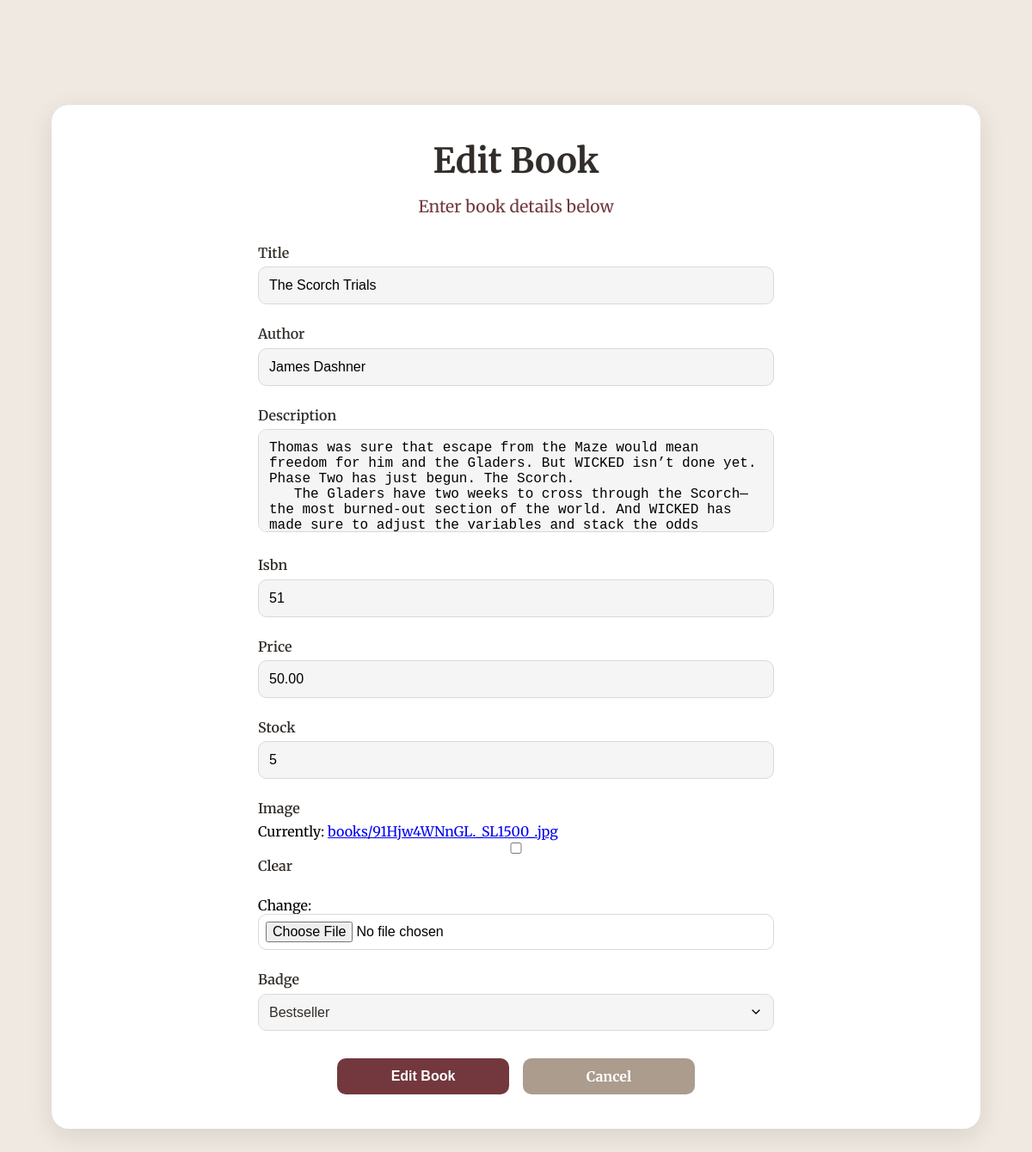
Page /library-admin/books/edit/38/ (signed in) on the earlier database version.
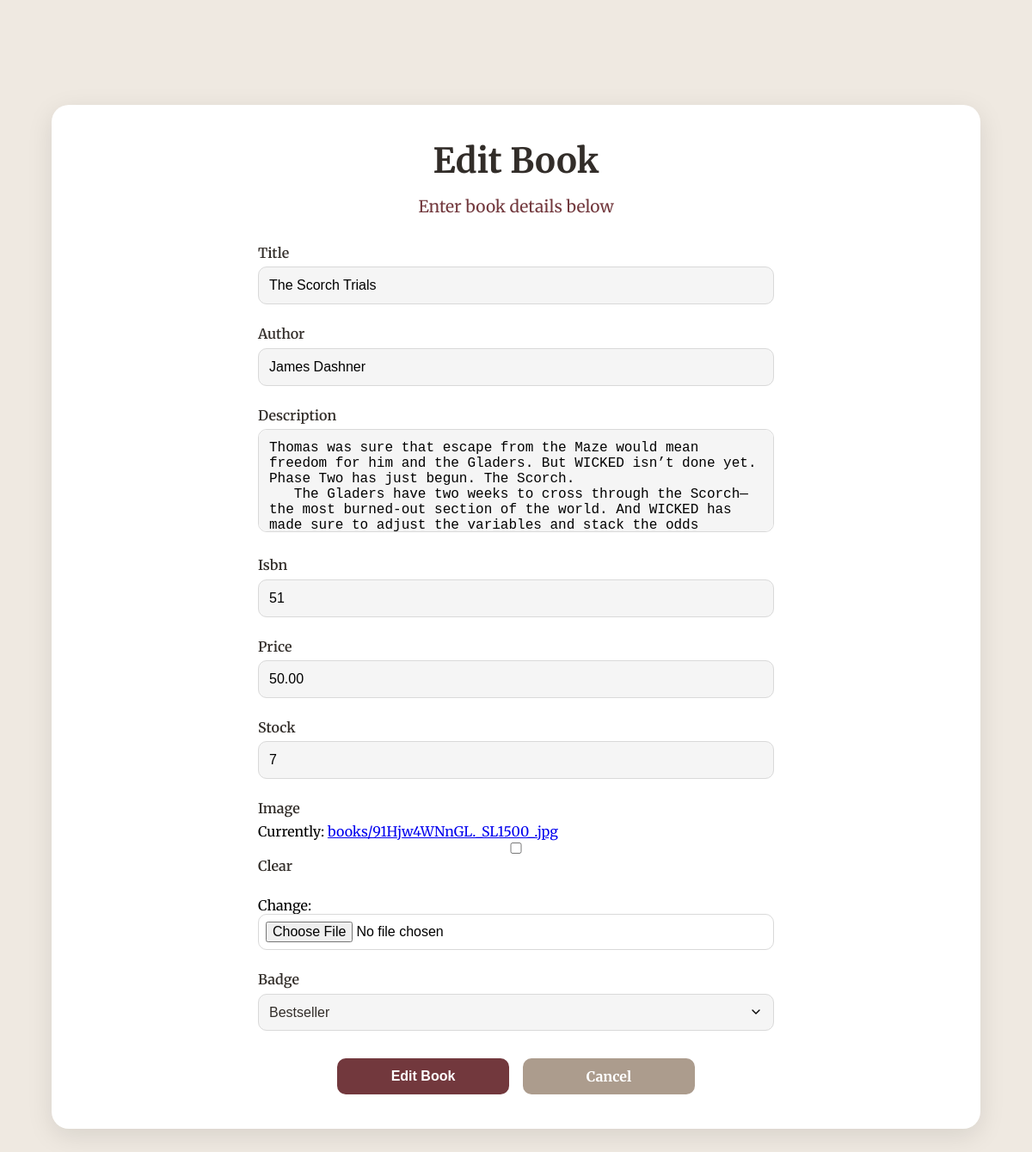
Same page on the later database version.
### books/models.py (models this page shows, shortened)
class Book(models.Model):
    BADGE_CHOICES = [
        ('new', 'New Release'),
        ('trending', 'Trending'),
        ('bestseller', 'Bestseller'),
        ('sale', 'On Sale'),
    ]
    title = models.CharField(max_length=200)
    author = models.CharField(max_length=200)
    description = models.TextField()
    isbn = models.CharField(max_length=13, unique=True, null=True, blank=True)
    price = models.DecimalField(max_digits=10, decimal_places=2, default=Decimal('0.00'))
    stock = models.IntegerField(default=0)
    image = models.ImageField(upload_to='books/', null=True, blank=True)
    created_at = models.DateTimeField(auto_now_add=True)
    updated_at = models.DateTimeField(auto_now=True, null=True)
    badge = models.CharField(max_length=20, choices=BADGE_CHOICES, null=True, blank=True)
    genres = models.ManyToManyField(Genre, related_name='books')
    total_borrows = models.IntegerField(default=0)
    average_rating = models.FloatField(default=0.0)

### books/views.py (the view)
# urls.py: path('edit/<int:id>/', views.edit_book, name='edit_book'),
@login_required
@user_passes_test(is_admin)
def edit_book(request, id):
    book = get_object_or_404(Book, id=id)
    if request.method == 'POST':
        form = BookForm(request.POST, request.FILES, instance=book)
        if form.is_valid():
            book = form.save()
            Notification.send_book_notification(
                notification_type='book_edited',
                book=book,
                admin_user=request.user,
                message=f"Book '{book.title}' has been updated"
            )
            messages.success(request, 'Book updated successfully!')
            return redirect('books_admin:admin_book_management')
    else:
        form = BookForm(instance=book)
    return render(request, 'books/book_form.html', {'form': form, 'book': book, 'action': 'Edit'})

### books/forms.py
class BookForm(forms.ModelForm):
    class Meta:
        model = Book
        fields = [
            'title',
            'author',
            'description',
            'isbn',
            'price',
            'stock',
            'image',
            'badge'
        ]
        widgets = {
            'description': forms.Textarea(attrs={'rows': 5}),
            'badge': forms.Select(choices=Book.BADGE_CHOICES),
        }

### books/views.py (called while the page is built)
def is_admin(user):
    return user.is_staff

### Templates/books/book_form.html (shortened to what this page needs)
{% extends 'books/base.html' %}
{% load widget_tweaks %}
{% load static %}
{% block content %}
<div class="container">
  <div class="form-section">
    <h2 class="title">{{ action }} Book</h2>
    <p class="subtitle">Enter book details below</p>
    <form method="post" class="mt-4" enctype="multipart/form-data">
      {% for field in form %}
      <div class="form-group">
        <label for="{{ field.id_for_label }}">{{ field.label }}</label>
        {% if field.name == 'image' %}
          {% render_field field class="form-control" accept="image/*" %}
        {% else %}
          {% render_field field class="form-control" %}
        {% endif %}
      </div>
      {% endfor %}
      <div class="button-group">
        <button type="submit" class="submit-btn">{{ action }} Book</button>
        <a href="{% url 'books_admin:admin_book_management' %}" class="discard-btn">Cancel</a>
      </div>
    </form>
  </div>
</div>
{% endblock %}

Differences in the rows shown:
changed Book "The Scorch Trials": stock "5" → "7"
